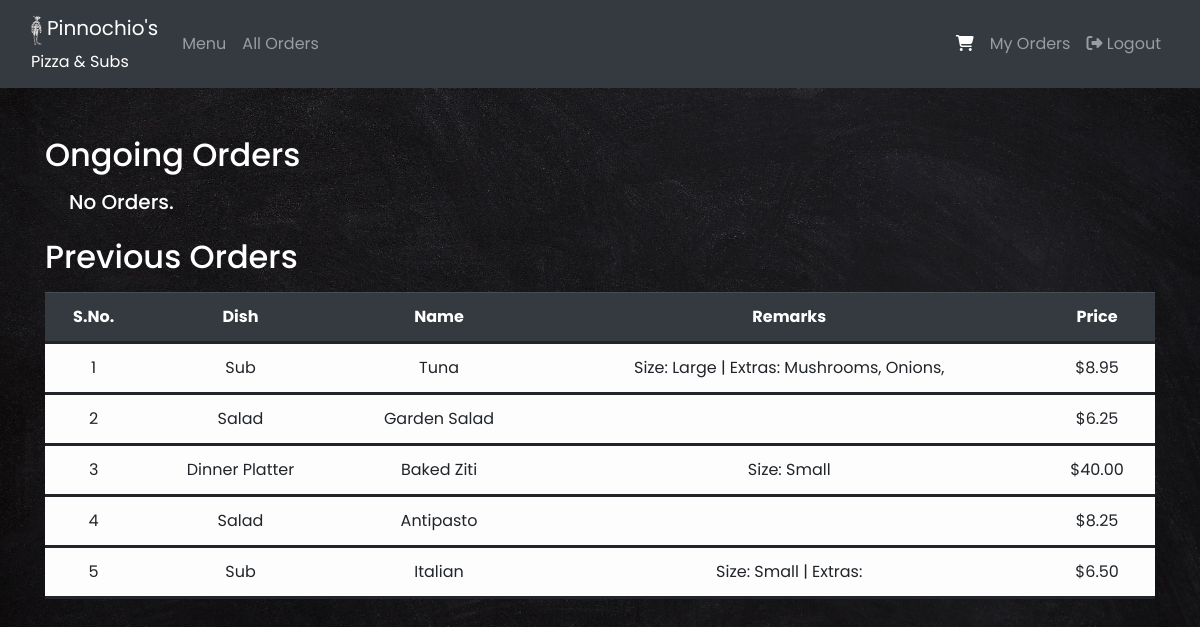
Page /myorders/ (signed in) on the earlier database version.
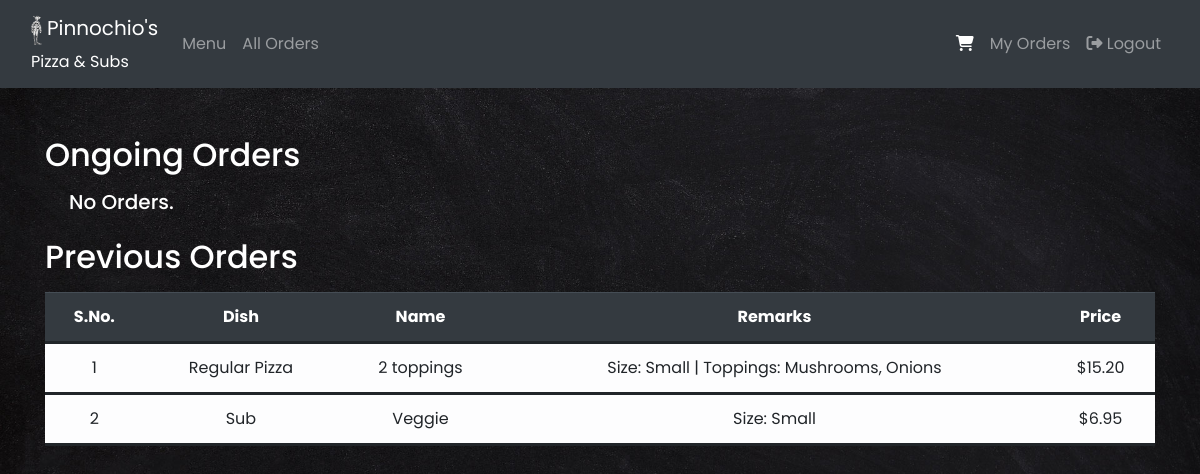
Same page on the later database version.
### orders/models.py (models this page shows, shortened)
class Orders(models.Model):
    username = models.CharField(max_length=32)
    dishtype = models.CharField(max_length=32)
    dishname = models.CharField(max_length=32)
    price = models.DecimalField(max_digits=5, decimal_places=2, help_text='Price in US dollars')
    remarks = models.TextField()
    status = models.CharField(max_length=32)

### orders/views.py (the view)
# urls.py: path("myorders/", views.myorders, name="myorders")
@login_required
def myorders(request):
    ongoing_orders = Orders.objects.filter(username = request.user.username).filter(status = 'Paid').order_by('id').reverse()
    previous_orders = Orders.objects.filter(username = request.user.username).filter(status = 'Delivered').order_by('id').reverse()
    context = {
        "ongoing_orders" : ongoing_orders,
        "previous_orders" : previous_orders,
    }
    return render(request, "orders/myorders.html", context)

### orders/templates/orders/myorders.html (shortened to what this page needs)
{% extends "orders/base.html" %}
{% block content %}
    <div class="container pt-5">
        <h2 class="text-white mb-3"> Ongoing Orders </h2>
        {% if ongoing_orders %}
        <table class="table table-hover table-light">
            <thead class="thead-dark">
                <tr>
                    <th>S.No.</th>
                    <th>Dish</th>
                    <th>Name</th>
                    <th>Remarks</th>
                    <th>Price</th>
                </tr>
            </thead>
            <tbody>
                {% for order in ongoing_orders %}
                <tr>
                    <td>{{ forloop.counter }}</td>
                    <td>{{ order.dishtype }}</td>
                    <td>{{ order.dishname }}</td>
                    <td>{{ order.remarks }}</td>
                    <td>${{ order.price }}</td>
                </tr>
                {% endfor %}
            </tbody>
        </table>
        {% else %}
        <h5 class="text-white ml-4"> No Orders. </h5>
        {% endif %}
        <h2 class="text-white pt-3 mb-3"> Previous Orders </h2>
        {% if previous_orders %}
        <table class="table table-hover table-light">
            <thead class="thead-dark">
                <tr>
                    <th>S.No.</th>
                    <th>Dish</th>
                    <th>Name</th>
                    <th>Remarks</th>
                    <th>Price</th>
                </tr>
            </thead>
            <tbody>
                {% for order in previous_orders %}
                <tr>
                    <td>{{ forloop.counter }}</td>
                    <td>{{ order.dishtype }}</td>
                    <td>{{ order.dishname }}</td>
                    <td>{{ order.remarks }}</td>
                    <td>${{ order.price }}</td>
                </tr>
                {% endfor %}
            </tbody>
        </table>
        {% else %}
        <h5 class="text-white ml-4"> No Orders. </h5>
        {% endif %}
    </div>
{% endblock %}

Differences in the rows shown:
removed Orders: dishtype "Sub", dishname "Tuna", remarks "Size: Large | Extras: Mushrooms, Onions,", price "8.95"
removed Orders: dishtype "Salad", dishname "Garden Salad", price "6.25"
removed Orders: dishtype "Dinner Platter", dishname "Baked Ziti", remarks "Size: Small", price "40.00"
removed Orders: dishtype "Salad", dishname "Antipasto", price "8.25"
removed Orders: dishtype "Sub", dishname "Italian", remarks "Size: Small | Extras:", price "6.50"
added Orders: dishtype "Regular Pizza", dishname "2 toppings", remarks "Size: Small | Toppings: Mushrooms, Onions", price "15.20"
added Orders: dishtype "Sub", dishname "Veggie", remarks "Size: Small", price "6.95"
